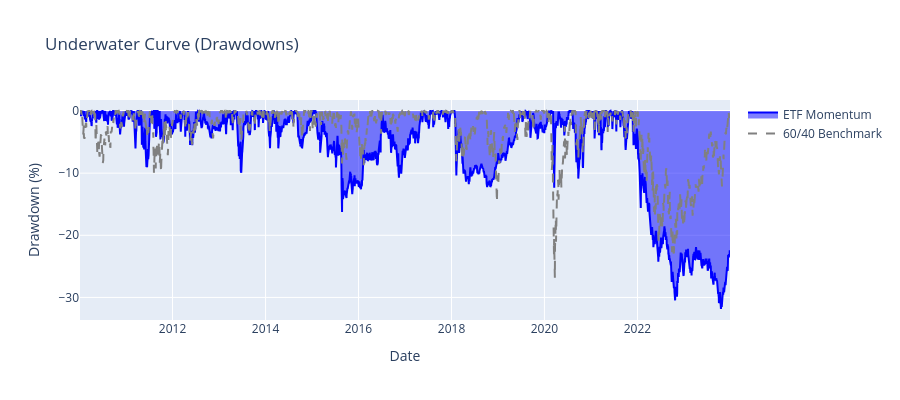

This figure's notebook cell:
### Code cell
# Drawdown comparison
strategy_dd = compute_drawdown(portfolio_value)
benchmark_dd = compute_drawdown(benchmark_value)

fig = go.Figure()

fig.add_trace(
    go.Scatter(
        x=strategy_dd.index,
        y=strategy_dd,
        name="ETF Momentum",
        fill="tozeroy",
        line=dict(color="blue"),
    )
)

fig.add_trace(
    go.Scatter(
        x=benchmark_dd.index,
        y=benchmark_dd,
        name="60/40 Benchmark",
        line=dict(color="gray", dash="dash"),
    )
)

fig.update_layout(
    title="Underwater Curve (Drawdowns)", xaxis_title="Date", yaxis_title="Drawdown (%)", height=400
)
fig.show()

### Figure 1 — Plotly figure (JSON) as saved in the notebook; plotly's stock layout.template omitted (floating-point values rounded to 4 significant figures; data arrays with more than 128 entries replaced by an {"elided": "..."} marker saying what was removed)
{"data": [{"fill": "tozeroy", "line": {"color": "blue"}, "name": "ETF Momentum", "type": "scatter", "x": {"elided": "3522 str values"}, "y": {"elided": "3522 float values"}}, {"line": {"color": "gray", "dash": "dash"}, "name": "60/40 Benchmark", "type": "scatter", "x": {"elided": "3522 str values"}, "y": {"elided": "3522 float values"}}], "layout": {"height": 400, "title": {"text": "Underwater Curve (Drawdowns)"}, "xaxis": {"title": {"text": "Date"}}, "yaxis": {"title": {"text": "Drawdown (%)"}}}}
